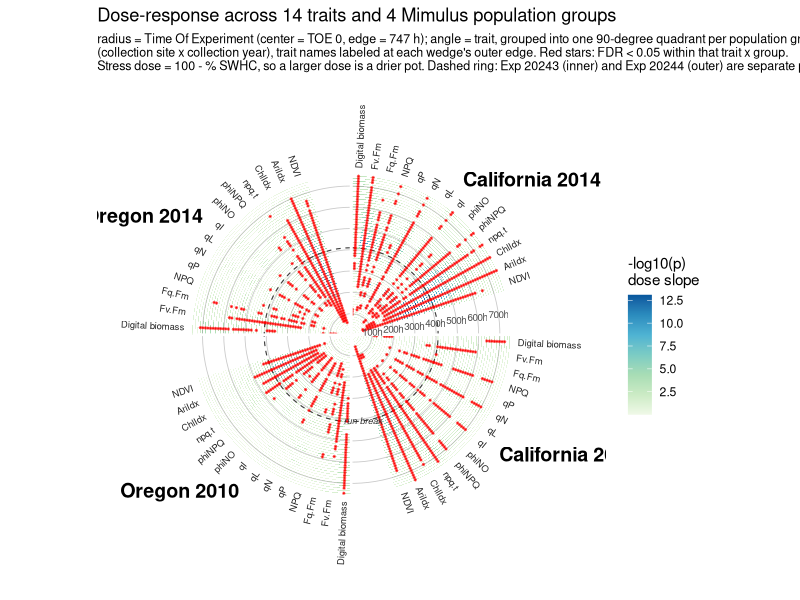

This chart was generated by the following R code:
# Mimulus drought-gradient tree-ring figure
# ------------------------------------------------------------------------------
# Same construction as Dose_Response_TreeRing_AllTraits.pdf in the comparative
# drought physiology notebook (20260707_DroughtCompPhysiology_Magda.Rmd), applied
# to Dan Anstett's Mimulus drought-gradient experiment (Exp 20243 + 20244).
#
#   radius = TOE (center = start of experiment, edge = 747 h)
#   angle  = trait, in four 90-degree quadrants, one per population group
#            (collection site x collection year), same 14-trait order in each
#   fill   = -log10(p) of the dose slope at that trait x timepoint x group
#   stars  = FDR < 0.05, BH within group x trait across timepoints
#
# Stress dose follows the SWHC convention of the original: larger = more severe,
# so StressDose = 100 - % SWHC (100% -> 0, 20% -> 80).
#
# Run from the experiment folder:
#   .../collaborations/Anstett_Debbas/20251209_Experiment01
# ------------------------------------------------------------------------------

library(dplyr)
library(ggplot2)

trait_order <- c("Roi.Mask","Fv.Fm","Fq.Fm","NPQ","qP","qN","qL","qI",
                 "phiNO","phiNPQ","npq.t","ChlIdx","AriIdx","NDVI")

# display names: the column stays Roi.Mask, the figure says what it measures
trait_label <- setNames(trait_order, trait_order)
trait_label["Roi.Mask"] <- "Digital biomass"
# clockwise from the top: 2014 in the upper half, 2010 in the lower half,
# S. California on the right, Oregon on the left
group_order <- c("SCalifornia 2014","SCalifornia 2010","Oregon 2010","Oregon 2014")
group_label <- c("SCalifornia 2010" = "California 2010", "SCalifornia 2014" = "California 2014",
                 "Oregon 2010" = "Oregon 2010", "Oregon 2014" = "Oregon 2014")

# --- data ---------------------------------------------------------------------

decode <- read.csv("data/decode.csv", fileEncoding = "UTF-8-BOM")
decode$Group <- paste(decode$Site, decode$Year)

early <- read.csv("data/Experiment01_EarlyPS2_Mimulus.csv")   # Exp 20243, 0-408 h
late  <- read.csv("data/Experiment01_LatePS2_Mimulus.csv")    # Exp 20244, 411-747 h
ps2   <- rbind(early, late)

# the `comp` column repeats the 100% control rows once per pairwise comparison
ps2 <- ps2[!duplicated(ps2[, c("Plant.ID","TOE")]), ]

ps2$Group      <- decode$Group[match(ps2$Population, decode$Population)]
ps2$StressDose <- 100 - as.numeric(sub("%", "", ps2$Treatment))

# --- dose-response at every timepoint, within each population group ------------
# identical to dose_response_by_timepoint() in the comparative physiology
# notebook: >= 3 distinct dose levels and >= 6 plants required to fit.

dose_response_by_timepoint <- function(df, traits, group_label) {
  toes <- sort(unique(df$TOE))
  out  <- vector("list", length(toes) * length(traits))
  i <- 0
  for (t in toes) {
    d_t <- df[df$TOE == t, ]
    for (tr in traits) {
      i <- i + 1
      d_use <- d_t[is.finite(d_t[[tr]]) & is.finite(d_t$StressDose), c(tr, "StressDose")]
      if (nrow(d_use) < 6 || length(unique(d_use$StressDose)) < 3) {
        out[[i]] <- data.frame(Group = group_label, Trait = tr, TOE = t,
                               slope = NA_real_, p_value = NA_real_, r2 = NA_real_,
                               n = nrow(d_use))
        next
      }
      fit <- lm(d_use[[tr]] ~ d_use$StressDose)
      s   <- summary(fit)
      out[[i]] <- data.frame(Group = group_label, Trait = tr, TOE = t,
                             slope = coef(fit)[2], p_value = s$coefficients[2, 4],
                             r2 = s$r.squared, n = nrow(d_use))
    }
  }
  do.call(rbind, out)
}

dose_response_all <- do.call(rbind, lapply(group_order, function(g)
  dose_response_by_timepoint(subset(ps2, Group == g), trait_order, g)))

dose_response_all$LOD <- -log10(dose_response_all$p_value)
dose_response_all <- dose_response_all %>%
  group_by(Group, Trait) %>%
  mutate(FDR = p.adjust(p_value, method = "BH")) %>%
  ungroup()

write.csv(dose_response_all, "data/Mimulus_dose_response_by_timepoint.csv", row.names = FALSE)

# --- tree-ring layout ---------------------------------------------------------

n_traits <- length(trait_order)
n_gap    <- 3
block    <- n_traits + n_gap
gap_id   <- paste0("__gap", seq_len(n_gap))

slot_levels <- unlist(lapply(group_order, function(g)
  c(paste(g, trait_order, sep = ": "), paste0(g, gap_id))))
dose_response_all$Slot <- factor(paste(dose_response_all$Group, dose_response_all$Trait, sep = ": "),
                                 levels = slot_levels)

max_toe   <- max(dose_response_all$TOE, na.rm = TRUE)
n_slots   <- length(slot_levels)
run_break <- (408 + 411) / 2     # Exp 20243 ends 408 h, Exp 20244 starts 411 h

boundaries     <- 0.5 + block * (0:length(group_order))
divider_df     <- data.frame(x = boundaries, xend = boundaries, y = 0, yend = max_toe)
label_center_x <- boundaries[-length(boundaries)] + n_traits / 2

# quadrant names set horizontally in the corner each quadrant points into,
# rather than curved around the rim - easier to read
group_label_df <- data.frame(x = label_center_x,
                             label = unname(group_label[group_order]),
                             y = max_toe * 1.17)
deg <- 90 - 360 * (group_label_df$x - 0.5) / n_slots
group_label_df$hjust <- ifelse(cos(deg * pi / 180) > 0, 0, 1)
group_label_df$vjust <- ifelse(sin(deg * pi / 180) > 0, 0, 1)

toe_breaks   <- c(100, 200, 300, 400, 500, 600, 700)
toe_breaks   <- toe_breaks[toe_breaks <= max_toe]
toe_label_x  <- match(paste0(group_order[1], gap_id[ceiling(n_gap / 2)]), slot_levels)
toe_label_df <- data.frame(x = toe_label_x, y = toe_breaks, label = paste0(toe_breaks, "h"))
brk_label_df <- data.frame(x = match(paste0(group_order[2], gap_id[ceiling(n_gap / 2)]), slot_levels),
                           y = run_break, label = "run break")

trait_label_df <- data.frame(
  Slot = factor(paste(rep(group_order, each = n_traits),
                      rep(trait_order, times = length(group_order)), sep = ": "),
                levels = slot_levels),
  trait_label = rep(unname(trait_label[trait_order]), times = length(group_order)))
trait_label_df$slot_index <- as.integer(trait_label_df$Slot)
trait_label_df$angle <- 90 - 360 * (trait_label_df$slot_index - 0.5) / n_slots
trait_label_df$hjust <- ifelse(trait_label_df$angle < -90, 1, 0)
trait_label_df$angle <- ifelse(trait_label_df$angle < -90, trait_label_df$angle + 180, trait_label_df$angle)
trait_label_df$y     <- max_toe * 1.05

p_treering <- ggplot(dose_response_all, aes(x = Slot, y = TOE, fill = LOD)) +
  geom_tile() +
  geom_hline(yintercept = toe_breaks, color = "grey55", linewidth = 0.3, alpha = 0.45) +
  geom_hline(yintercept = run_break, color = "grey25", linewidth = 0.4, linetype = "dashed") +
  geom_point(data = subset(dose_response_all, FDR < 0.05), shape = 8, size = 0.5,
             color = "red", stroke = 0.3) +
  geom_segment(data = divider_df, aes(x = x, xend = xend, y = y, yend = yend),
               inherit.aes = FALSE, color = "white", linewidth = 0.9) +
  geom_text(data = group_label_df, aes(x = x, y = y, label = label, hjust = hjust, vjust = vjust),
            inherit.aes = FALSE, fontface = "bold", size = 5, angle = 0) +
  geom_text(data = toe_label_df, aes(x = x, y = y, label = label),
            inherit.aes = FALSE, size = 2.5, hjust = 0.5, color = "grey30") +
  geom_text(data = brk_label_df, aes(x = x, y = y, label = label),
            inherit.aes = FALSE, size = 2.3, hjust = 0.5, color = "grey20", fontface = "italic") +
  geom_text(data = trait_label_df, aes(x = Slot, y = y, label = trait_label, angle = angle, hjust = hjust),
            inherit.aes = FALSE, size = 2.4, color = "grey15") +
  scale_fill_distiller(palette = "GnBu", direction = 1, name = "-log10(p)\ndose slope",
                       na.value = "grey90") +
  scale_x_discrete(drop = FALSE) +
  scale_y_continuous(limits = c(0, max_toe * 1.28), expand = c(0, 0)) +
  coord_polar(theta = "x") +
  labs(title = "Dose-response across 14 traits and 4 Mimulus population groups",
       subtitle = paste0("radius = Time Of Experiment (center = TOE 0, edge = ", max_toe,
                         " h); angle = trait, grouped into one 90-degree quadrant per population group\n",
                         "(collection site x collection year), trait names labeled at each wedge's outer edge. ",
                         "Red stars: FDR < 0.05 within that trait x group.\n",
                         "Stress dose = 100 - % SWHC, so a larger dose is a drier pot. ",
                         "Dashed ring: Exp 20243 (inner) and Exp 20244 (outer) are separate plant cohorts.")) +
  theme_minimal() +
  theme(axis.text.x = element_blank(), axis.text.y = element_blank(), axis.ticks = element_blank(),
        panel.grid = element_blank(), axis.title = element_blank(),
        plot.subtitle = element_text(size = 9))

pdf("paper_graphs/magda/Dose_Response_TreeRing_Mimulus.pdf", height = 12, width = 12)
p_treering
dev.off()
